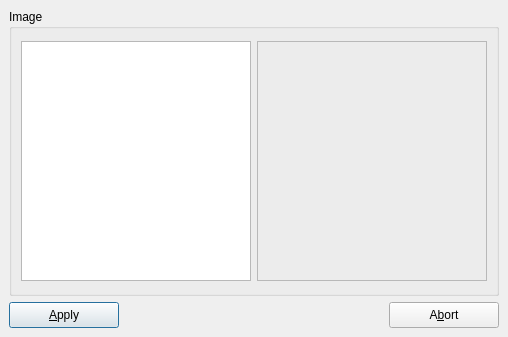
<ui version="4.0" >
 <author></author>
 <comment></comment>
 <exportmacro></exportmacro>
 <class>DBoxFE_Images</class>
 <widget class="QDialog" name="DBoxFE_Images" >
  <property name="geometry" >
   <rect>
    <x>0</x>
    <y>0</y>
    <width>508</width>
    <height>337</height>
   </rect>
  </property>
  <property name="minimumSize" >
   <size>
    <width>508</width>
    <height>337</height>
   </size>
  </property>
  <property name="maximumSize" >
   <size>
    <width>508</width>
    <height>337</height>
   </size>
  </property>
  <property name="windowTitle" >
   <string>Choose Image</string>
  </property>
  <property name="windowIcon" >
   <iconset resource="../res/dboxfe.qrc" >:/pics/images/default.png</iconset>
  </property>
  <layout class="QGridLayout" >
   <property name="margin" >
    <number>9</number>
   </property>
   <property name="spacing" >
    <number>6</number>
   </property>
   <item row="0" column="0" >
    <widget class="QGroupBox" name="groupBox" >
     <property name="title" >
      <string>Image</string>
     </property>
     <layout class="QGridLayout" >
      <property name="margin" >
       <number>9</number>
      </property>
      <property name="spacing" >
       <number>6</number>
      </property>
      <item row="0" column="1" >
       <widget class="QLabel" name="gameImage" >
        <property name="minimumSize" >
         <size>
          <width>230</width>
          <height>240</height>
         </size>
        </property>
        <property name="maximumSize" >
         <size>
          <width>230</width>
          <height>240</height>
         </size>
        </property>
        <property name="frameShape" >
         <enum>QFrame::StyledPanel</enum>
        </property>
        <property name="frameShadow" >
         <enum>QFrame::Sunken</enum>
        </property>
        <property name="text" >
         <string/>
        </property>
        <property name="scaledContents" >
         <bool>true</bool>
        </property>
        <property name="buddy" >
         <cstring>twGameSettings</cstring>
        </property>
       </widget>
      </item>
      <item row="0" column="0" >
       <widget class="QListWidget" name="lwImage" >
        <property name="minimumSize" >
         <size>
          <width>230</width>
          <height>240</height>
         </size>
        </property>
        <property name="maximumSize" >
         <size>
          <width>230</width>
          <height>240</height>
         </size>
        </property>
       </widget>
      </item>
     </layout>
    </widget>
   </item>
   <item row="1" column="0" >
    <layout class="QHBoxLayout" >
     <property name="margin" >
      <number>0</number>
     </property>
     <property name="spacing" >
      <number>6</number>
     </property>
     <item>
      <widget class="QPushButton" name="btnApply" >
       <property name="minimumSize" >
        <size>
         <width>110</width>
         <height>26</height>
        </size>
       </property>
       <property name="maximumSize" >
        <size>
         <width>110</width>
         <height>26</height>
        </size>
       </property>
       <property name="text" >
        <string>&amp;Apply</string>
       </property>
      </widget>
     </item>
     <item>
      <spacer>
       <property name="orientation" >
        <enum>Qt::Horizontal</enum>
       </property>
       <property name="sizeHint" >
        <size>
         <width>40</width>
         <height>20</height>
        </size>
       </property>
      </spacer>
     </item>
     <item>
      <widget class="QPushButton" name="btnAbort" >
       <property name="minimumSize" >
        <size>
         <width>110</width>
         <height>26</height>
        </size>
       </property>
       <property name="maximumSize" >
        <size>
         <width>110</width>
         <height>26</height>
        </size>
       </property>
       <property name="text" >
        <string>A&amp;bort</string>
       </property>
      </widget>
     </item>
    </layout>
   </item>
  </layout>
 </widget>
 <pixmapfunction></pixmapfunction>
 <resources>
  <include location="../res/dboxfe.qrc" />
 </resources>
 <connections/>
</ui>
